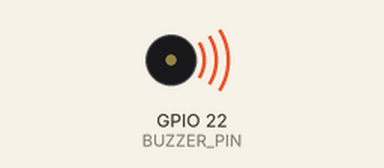
Simulated run of this sketch. Board: ESP32. Shown: buzzer (waves = sounding).

Above: at 0.2 s.
Timing chart, 0 to 3.0 s (numbered marks = the images above):
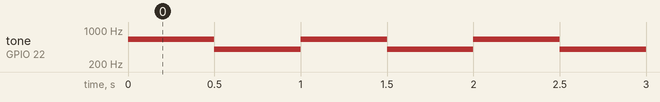

Measured:
- by itself, tone on GPIO 22 (BUZZER_PIN): alternates 650 Hz for 0.50 s and 400 Hz for 0.50 s

The sketch:

diy2-4-3.ino
```cpp
#define BITS 10
#define BUZZER_PIN 22  // 蜂鳴器接在腳22

int interval = 500;
int tones[2] = {650, 400};
byte toneSize = sizeof(tones) / sizeof(int);

void alarmSnd() {
  static uint8_t i = 0;   // 音調陣列索引，從0開始。
  ledcWriteTone(0, tones[i]);
  delay(interval);
  if (++i % toneSize == 0) {  // 若取到最後一個陣列元素…
    i = 0;               // 下次從第0個元素開始
  }
}

void setup() {
#if ESP_ARDUINO_VERSION >= ESP_ARDUINO_VERSION_VAL(3, 0, 0)
  ledcAttachChannel(BUZZER_PIN, 2000, BITS, 0);  // 接腳, 頻率, 解析度, 通道
#else
  ledcSetup(0, 2000, BITS);   // PWM預設為20KHz，10位元解析度。
  ledcAttachPin(BUZZER_PIN, 0);
#endif
}

void loop() {
  alarmSnd();
}
```
